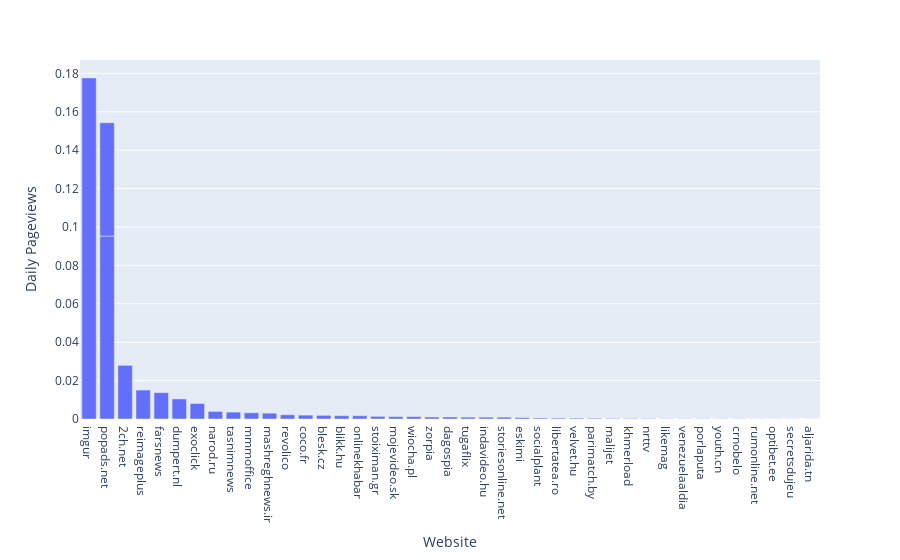

Here is the notebook cell this chart was saved with:
### Code cell
# viewership of websites with poor child safety
page_views = data_frame[data_frame['Child Safety']=='Poor'][['Website', 'Daily Pageviews']].sort_values(by=['Daily Pageviews'], ascending=False).drop_duplicates()
px.bar(page_views, x='Website', y='Daily Pageviews')

### Figure 1 — Plotly figure (JSON) as saved in the notebook; plotly's stock layout.template omitted (floating-point values rounded to 4 significant figures)
{"data": [{"alignmentgroup": "True", "hovertemplate": "Website=%{x}<br>Daily Pageviews=%{y}<extra></extra>", "legendgroup": "", "marker": {"color": "#636efa", "pattern": {"shape": ""}}, "name": "", "offsetgroup": "", "orientation": "v", "showlegend": false, "textposition": "auto", "type": "bar", "x": ["imgur", "popads.net", "popads.net", "2ch.net", "reimageplus", "farsnews", "dumpert.nl", "exoclick", "narod.ru", "tasnimnews", "mmmoffice", "mashreghnews.ir", "revolico", "coco.fr", "blesk.cz", "blikk.hu", "onlinekhabar", "stoiximan.gr", "mojevideo.sk", "wiocha.pl", "zorpia", "dagospia", "tugaflix", "indavideo.hu", "storiesonline.net", "eskimi", "socialplant", "libertatea.ro", "velvet.hu", "parimatch.by", "malijet", "khmerload", "nrttv", "likemag", "venezuelaaldia", "porlaputa", "youth.cn", "crnobelo", "rumonline.net", "optibet.ee", "secretsdujeu", "aljarida.tn"], "xaxis": "x", "y": [0.1776, 0.09523, 0.05904, 0.02794, 0.01507, 0.01373, 0.01046, 0.008064, 0.003955, 0.00359, 0.003245, 0.003043, 0.002208, 0.002016, 0.001891, 0.001699, 0.00168, 0.001382, 0.001242, 0.001238, 0.001056, 0.001056, 0.00096, 0.00096, 0.000955, 0.000716, 0.000497, 0.000461, 0.000442, 0.000393, 0.000277, 0.00025, 0.00023, 0.000163, 0.000154, 0.000124, 9.6e-05, 7.6e-05, 5.7e-05, 5.5e-05, 3.7e-05, 2.2e-05], "yaxis": "y"}], "layout": {"barmode": "relative", "legend": {"tracegroupgap": 0}, "margin": {"t": 60}, "xaxis": {"anchor": "y", "domain": [0, 1], "title": {"text": "Website"}}, "yaxis": {"anchor": "x", "domain": [0, 1], "title": {"text": "Daily Pageviews"}}}}
